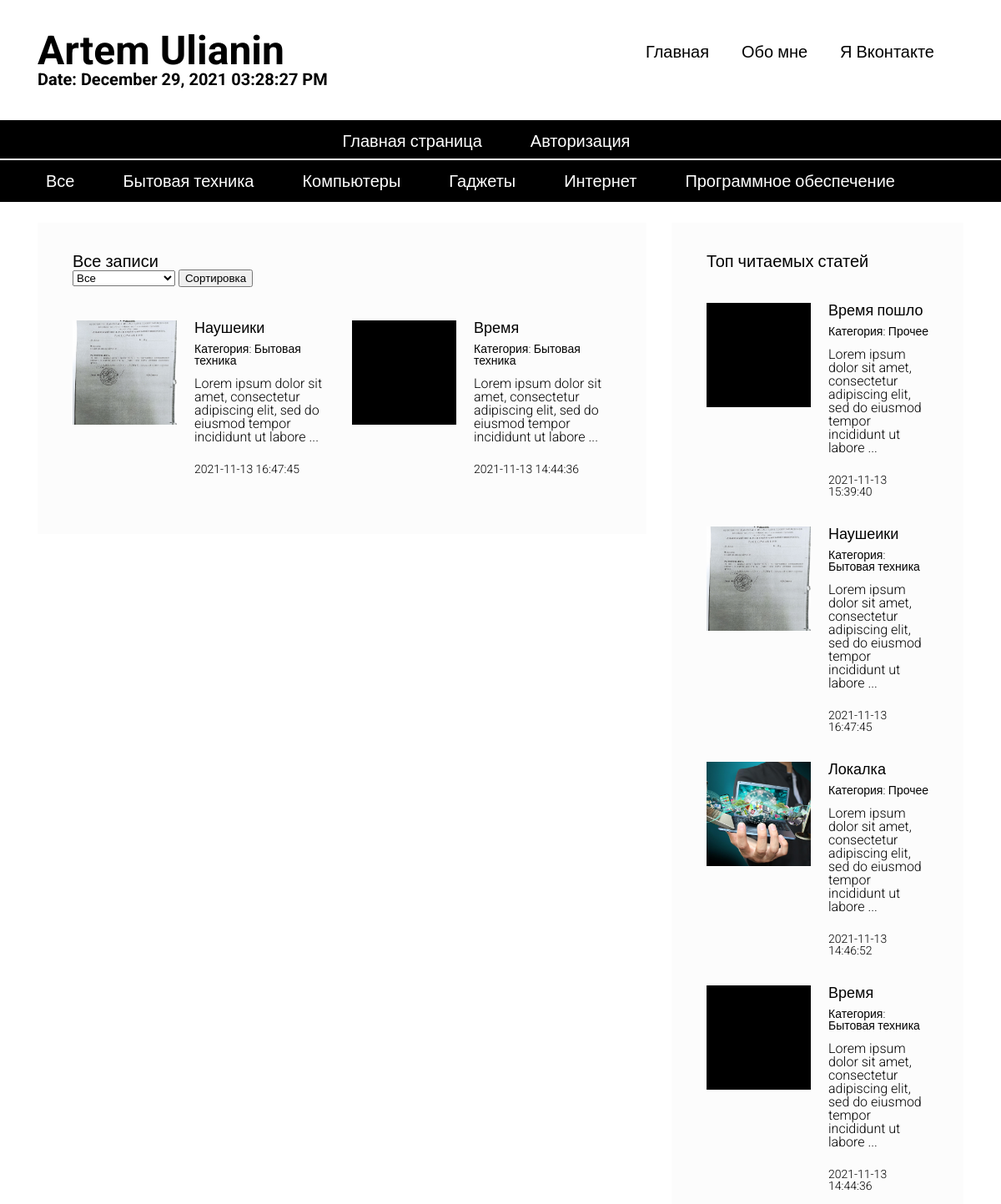
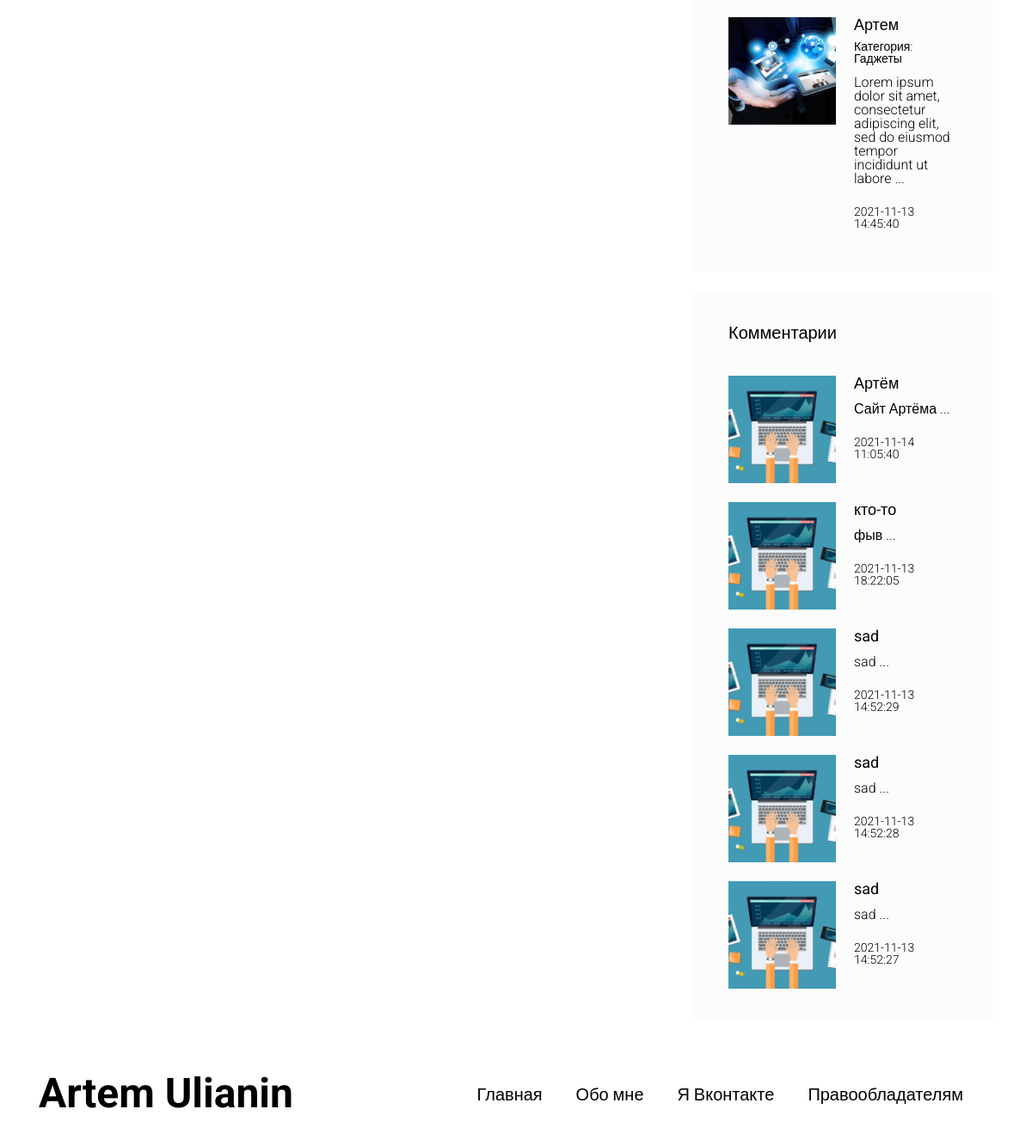
Screenshot of /articles_categorie.php?categorie_id=1 with the database file from the repository (2 pictures, top to bottom).
### tables this page shows
CREATE TABLE `articles_categories` (
  `id` int(11) NOT NULL,
  `title` varchar(100) NOT NULL
);

CREATE TABLE `articles` (
  `id` int(11) NOT NULL,
  `title` varchar(255) NOT NULL,
  `image` varchar(255) NOT NULL,
  `text` text NOT NULL,
  `categorie_id` int(11) NOT NULL,
  `pubdate` timestamp NOT NULL DEFAULT current_timestamp(),
  `views` int(11) NOT NULL
);

CREATE TABLE `comments` (
  `id` int(11) NOT NULL,
  `nickname` varchar(100) NOT NULL,
  `email` varchar(255) NOT NULL,
  `text` text NOT NULL,
  `pubdate` timestamp NOT NULL DEFAULT current_timestamp(),
  `articles_id` int(11) NOT NULL
);

### includes/config.php (called while the page is built, shortened)
<?php
$config = array(
    'title' => 'Artem Ulianin',
     'db' => array(
        'server' => 'localhost',
        'username' => 'c917632p_wp1',
        'password' => '1Nw8fWe9yuq9c14',
        'name' => 'c917632p_wp1'
    )
);
?>

### includes/paginator.php (called while the page is built, shortened)
<?php
    $per_page = 4;
    $page = 1;
    $total_count_q = $mysql->query("SELECT COUNT(id) AS `total_count` FROM `articles`");
    $total_count = $total_count_q->fetch_assoc();
    $total_count = $total_count['total_count'];
    $total_pages = ceil($total_count / $per_page);
    if ($page <= 1 || $page > $total_pages)
    {
        $page = 1;
    }
    $offset = ($per_page * $page) - $per_page;
?>

### includes/print_article.php (the view)
<?php
    while ($art = $articles->fetch_assoc()) {
    ?>
        <article class="article">
            <div class="article__image" style="background-image: url(./admin/static/images/<?php echo $art['image']; ?>);"></div>
            <div class="article__info">
                <a href="article.php?id=<?php echo $art['id']; ?>"><?php echo $art['title']; ?></a>
                <div class="article__info__meta">
                    <?php
                    $art_categ = false;
                    foreach ($categories as $categ) {
                        if ($categ['id'] == $art['categorie_id']) {
                            $art_categ = $categ;
                            break;
                        }
                    }
                    ?>
                    <small>Категория: <a href="articles.php?categorie_id=<?php echo $art_categ['id']; ?>"><?php echo $art_categ['title']; ?></a></small>
                </div>
                <div class="article__info__preview"><?php echo mb_substr(strip_tags($art['text']), 0, 100) . ' ...' ?></div>
                <div class="article__info__meta">
                    <br>
                    <small><?php echo $art['pubdate']; ?></small>
                </div>
            </div>
        </article>
    <?php
    }
?>

### includes/header.php
<header id="header">
    <div class="header__top">
        <div class="container">
            <div class="header__top__logo">
                <h1><?php echo $config['title']; ?></h1>
                <h3>Date: <?php echo date("F d, Y h:i:s A"); ?></h3>
            </div>
            <nav class="header__top__menu">
                <ul>
                    <li><a href="./index.php">Главная</a></li>
                    <li><a href="#">Обо мне</a></li>
                    <li><a href="#">Я Вконтакте</a></li>
                </ul>
            </nav>
        </div>
    </div>
    <div class="header__bottom" style="text-align: center; border-top: 2px solid white; border-bottom: 2px solid white;">
        <div class="container">
            <nav>
                <ul>
                <?php
                    if( isset($_SESSION['logged_user']) )
                    {
                    ?>
                    <li><a href="../admin/index.php">Главная страница</a></li>
                    <li><a href="../admin/index.php">Административный интерфейс</a></li>
                    <li><a href="../authorization/logout.php">Выйти</a></li>
                    <?php } else { ?>
                        <li><a href="index.php">Главная страница</a></li>
                        <li><a href="authorization/login.php">Авторизация</a></li>
                   <?php }
                ?>
                </ul>
            </nav>
        </div>
    </div>
    <?php
        $categories_q = $mysql->query("SELECT * FROM `articles_categories`");
        $categories = array();
        while( $categ = $categories_q->fetch_assoc() )
        {
            $categories[] = $categ;
        }
    ?>
    <div class="header__bottom">
        <div class="container">
            <nav>
                <ul>
                <?php if( isset($_SESSION['logged_user']) )
                    { ?>
                    <li><a href="index.php">Все</a></li>
                    <?php
                      foreach( $categories as $categ)
                      {
                        ?>
                        <li><a href="../admin/articles_categorie_admin.php?categorie_id=<?php echo $categ['id']; ?>"><?php echo $categ['title']; ?></a></li>
                        <?php
                      }
                    ?>
                    <?php } else { ?>
                    <li><a href="articles.php">Все</a></li>
                    <?php
                      foreach( $categories as $categ)
                      {
                        ?>
                        <li><a href="articles_categorie.php?categorie_id=<?php echo $categ['id']; ?>"><?php echo $categ['title']; ?></a></li>
                        <?php
                      }
                    ?>
                    <?php }
                    ?>
                </ul>
          </nav>
        </div>
    </div>
</header>

### includes/sidebar.php (shortened to what this page needs)
<?php if( isset($_SESSION['logged_user']) )
                      { ?>
                      <div style="margin-bottom: 600px;"></div>
                      <?php } else { ?>
<div class="block">
  <h3>Топ читаемых статей</h3>
  <div class="block__content">
    <div class="articles articles__vertical">
      <?php
        $articles = $mysql->query("SELECT * FROM `articles` ORDER BY `views` DESC LIMIT 5");
      ?>
      <?php
        while ($art = $articles->fetch_assoc()) {
      ?>
        <article class="article">
          <div class="article__image" style="background-image: url(admin/static/images/<?php echo $art['image']; ?>);"></div>
          <div class="article__info">
            <a href="article.php?id=<?php echo $art['id']; ?>"><?php echo $art['title']; ?></a>
            <div class="article__info__meta">
              <?php
                $art_categ = false;
                foreach ($categories as $categ) {
                  if ($categ['id'] == $art['categorie_id']) {
                    $art_categ = $categ;
                    break;
                  }
                }
              ?>
              <small>Категория: <a href="articles.php?categorie_id=<?php echo $art_categ['id']; ?>"><?php echo $art_categ['title']; ?></a></small>
            </div>
            <div class="article__info__preview"><?php echo mb_substr(strip_tags($art['text']), 0, 100) . ' ...' ?></div>
            <div class="article__info__meta">
              <br>
              <small><?php echo $art['pubdate']; ?></small>
            </div>
          </div>
        </article>
      <?php
      }
      ?>
    </div>
  </div>
</div>
<div class="block">
  <h3>Комментарии</h3>
  <div class="block__content">
    <div class="articles articles__vertical">
      <?php
        $comments = $mysql->query("SELECT * FROM `comments` ORDER BY `id` DESC LIMIT 5");
      ?>
      <?php
        while ($comment = $comments->fetch_assoc()) {
      ?>
        <article class="article">
          <div class="article__image" style="background-image: url(media/static/images/comment-sait.jpg); "></div>
          <div class="article__info">
            <a href="article.php?id=<?php echo $comment['articles_id']; ?>"><?php echo $comment['nickname']; ?></a>
            <div class="article__info__preview"><?php echo mb_substr(strip_tags($comment['text']), 0, 100) . ' ...' ?></div>
            <div class="article__info__meta">
              <br>
              <small><?php echo $comment['pubdate']; ?></small>
            </div>
          </div>
        </article>
      <?php
      }
      ?>
    </div>
  </div>
</div>
<?php } ?>

### media/css/style.css (style rules this page uses)
html, body, div, span, applet, object, iframe, h1, h2, h3, h4, h5, h6, p, blockquote, pre, a, abbr, acronym, address, big, cite, code, del, dfn, em, img, ins, kbd, q, s, samp, small, strike, strong, sub, sup, tt, var, b, u, i, center, dl, dt, dd, ol, ul, li, fieldset, form, label, legend, table, caption, tbody, tfoot, thead, tr, th, td, article, aside, canvas, details, embed, figure, figcaption, footer, header, hgroup, menu, nav, output, ruby, section, summary, time, mark, audio, video { margin: 0; padding: 0; border: 0; font-size: 100%; font: inherit; vertical-align: baseline; }
article, aside, details, figcaption, figure, footer, header, hgroup, menu, nav, section { display: block; }
body { line-height: 1; }
ol, ul { list-style: none; }
h1 { font-size: 48px; font-weight: bold; }
h3 { font-size: 20px; font-weight: bold; }
body { font-family: 'Roboto', sans-serif; }
#header { margin-bottom: 25px; }
#header .header__top { padding: 37px 0; }
#header .header__top .header__top__logo { float: left; }
#header .header__top .header__top__menu { padding-top: 15px; text-align: right; }
#header .header__top .header__top__menu ul > li { display: inline-block; margin-right: 35px; }
#header .header__top .header__top__menu ul > li > a { font-size: 20px; text-decoration: none; color: black; }
#header .header__bottom { height: 50px; background-color: black; line-height: 50px; }
#header .header__bottom nav ul > li { display: inline-block; margin-right: 34px; }
#header .header__bottom nav ul > li > a { color: white; font-size: 20px; text-decoration: none; padding: 3px 10px; }
.block { background-color: #fcfcfc; padding: 36px 42px; margin-bottom: 25px; }
.block > h3 { font-weight: normal; }
.block .block__content { padding-top: 40px; }
.articles.articles__horizontal .article { margin-bottom: 22px; display: inline-block; vertical-align: top; width: 50%; font-size: 16px; padding: 12px; }
.articles.articles__vertical .article { margin-bottom: 22px; }
.articles .article:last-child { margin-bottom: 0; }
.articles .article:after { visibility: hidden; display: block; font-size: 0; content: " "; clear: both; height: 0; }
.articles .article .article__image { width: 125px; height: 125px; overflow: hidden; background-color: black; float: left; background-repeat: no-repeat; background-size: cover; background-position: center center; }
.articles .article .article__info { margin-left: 125px; padding-left: 21px; }
.articles .article .article__info > a { color: black; font-size: 18px; font-weight: normal; text-decoration: none; }
.articles .article .article__info > .article__info__meta { font-size: 14px; font-weight: 300; margin-top: 9px; margin-bottom: 13px; }
.articles .article .article__info > .article__info__meta a { color: black; text-decoration: none; }
.articles .article .article__info > .article__info__preview { font-size: 16px; font-weight: 300; }

### rows the page displays
articles_categories: title "Бытовая техника"
articles_categories: title "Компьютеры"
articles_categories: title "Гаджеты"
articles_categories: title "Интернет"
articles_categories: title "Программное обеспечение"
articles: image (picture), title "Наушеики", text "Lorem ipsum dolor sit amet, consectetur adipiscing elit, sed do eiusmod tempor incididunt ut labore", pubdate "2021-11-13 16:47:45"
articles: title "Время", text "Lorem ipsum dolor sit amet, consectetur adipiscing elit, sed do eiusmod tempor incididunt ut labore", pubdate "2021-11-13 14:44:36"
articles: title "Время пошло", text "Lorem ipsum dolor sit amet, consectetur adipiscing elit, sed do eiusmod tempor incididunt ut labore", pubdate "2021-11-13 15:39:40"
articles_categories: title "Прочее"
articles: image (picture), title "Локалка", text "Lorem ipsum dolor sit amet, consectetur adipiscing elit, sed do eiusmod tempor incididunt ut labore", pubdate "2021-11-13 14:46:52"
articles: image (picture), title "Артем", text "Lorem ipsum dolor sit amet, consectetur adipiscing elit, sed do eiusmod tempor incididunt ut labore", pubdate "2021-11-13 14:45:40"
comments: nickname "Артём", text "Сайт Артёма", pubdate "2021-11-14 11:05:40"
comments: nickname "кто-то", text "фыв", pubdate "2021-11-13 18:22:05"
comments: nickname "sad", text "sad", pubdate "2021-11-13 14:52:29"
comments: nickname "sad", text "sad", pubdate "2021-11-13 14:52:28"
comments: nickname "sad", text "sad", pubdate "2021-11-13 14:52:27"

### other values shown
$config['title'] "Artem Ulianin"
